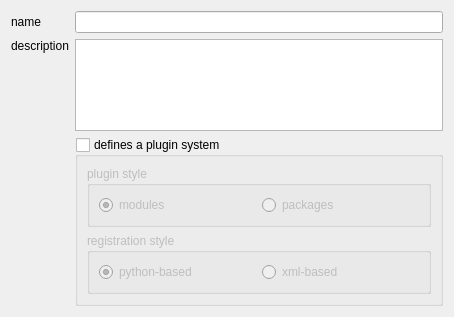
<?xml version="1.0" encoding="UTF-8"?>
<ui version="4.0">
 <class>PackageOptions</class>
 <widget class="QWizardPage" name="PackageOptions">
  <property name="geometry">
   <rect>
    <x>0</x>
    <y>0</y>
    <width>454</width>
    <height>317</height>
   </rect>
  </property>
  <property name="minimumSize">
   <size>
    <width>450</width>
    <height>0</height>
   </size>
  </property>
  <property name="windowTitle">
   <string>PackageOptions</string>
  </property>
  <property name="title">
   <string>Package Options</string>
  </property>
  <layout class="QGridLayout" name="gridLayout_4">
   <item row="0" column="0">
    <widget class="QLabel" name="uiModuleLBL">
     <property name="text">
      <string>name</string>
     </property>
    </widget>
   </item>
   <item row="0" column="1">
    <widget class="QLineEdit" name="uiModuleTXT"/>
   </item>
   <item row="1" column="0">
    <widget class="QLabel" name="uIDescriptionLBL">
     <property name="text">
      <string>description</string>
     </property>
     <property name="alignment">
      <set>Qt::AlignLeading|Qt::AlignLeft|Qt::AlignTop</set>
     </property>
    </widget>
   </item>
   <item row="1" column="1">
    <widget class="QTextEdit" name="uiDescriptionTXT"/>
   </item>
   <item row="2" column="1">
    <widget class="QGroupBox" name="uiPluginCHK">
     <property name="toolTip">
      <string>&lt;!DOCTYPE HTML PUBLIC &quot;-//W3C//DTD HTML 4.0//EN&quot; &quot;http://www.w3.org/TR/REC-html40/strict.dtd&quot;&gt;
&lt;html&gt;&lt;head&gt;&lt;meta name=&quot;qrichtext&quot; content=&quot;1&quot; /&gt;&lt;style type=&quot;text/css&quot;&gt;
p, li { white-space: pre-wrap; }
&lt;/style&gt;&lt;/head&gt;&lt;body style=&quot; font-family:'MS Shell Dlg 2'; font-size:8.25pt; font-weight:400; font-style:normal;&quot;&gt;
&lt;p style=&quot; margin-top:0px; margin-bottom:0px; margin-left:0px; margin-right:0px; -qt-block-indent:0; text-indent:0px;&quot;&gt;&lt;span style=&quot; font-weight:600;&quot;&gt;Defines a Plugin System&lt;/span&gt;&lt;/p&gt;
&lt;p style=&quot;-qt-paragraph-type:empty; margin-top:0px; margin-bottom:0px; margin-left:0px; margin-right:0px; -qt-block-indent:0; text-indent:0px; font-weight:600;&quot;&gt;&lt;/p&gt;
&lt;p style=&quot; margin-top:0px; margin-bottom:0px; margin-left:0px; margin-right:0px; -qt-block-indent:0; text-indent:0px;&quot;&gt;Choosing this option will initialize your package with code for loading and retrieving sub-modules or sub-packages as a managed plugin based group&lt;/p&gt;&lt;/body&gt;&lt;/html&gt;</string>
     </property>
     <property name="title">
      <string>defines a plugin system</string>
     </property>
     <property name="checkable">
      <bool>true</bool>
     </property>
     <property name="checked">
      <bool>false</bool>
     </property>
     <layout class="QGridLayout" name="gridLayout_3">
      <item row="0" column="0">
       <widget class="QGroupBox" name="uiPluginStyleGRP">
        <property name="title">
         <string>plugin style</string>
        </property>
        <layout class="QGridLayout" name="gridLayout">
         <item row="0" column="0">
          <widget class="QRadioButton" name="uiModuleCHK">
           <property name="toolTip">
            <string>&lt;!DOCTYPE HTML PUBLIC &quot;-//W3C//DTD HTML 4.0//EN&quot; &quot;http://www.w3.org/TR/REC-html40/strict.dtd&quot;&gt;
&lt;html&gt;&lt;head&gt;&lt;meta name=&quot;qrichtext&quot; content=&quot;1&quot; /&gt;&lt;style type=&quot;text/css&quot;&gt;
p, li { white-space: pre-wrap; }
&lt;/style&gt;&lt;/head&gt;&lt;body style=&quot; font-family:'MS Shell Dlg 2'; font-size:8.25pt; font-weight:400; font-style:normal;&quot;&gt;
&lt;p style=&quot; margin-top:0px; margin-bottom:0px; margin-left:0px; margin-right:0px; -qt-block-indent:0; text-indent:0px;&quot;&gt;&lt;span style=&quot; font-weight:600;&quot;&gt;Modules&lt;/span&gt;&lt;/p&gt;
&lt;p style=&quot;-qt-paragraph-type:empty; margin-top:0px; margin-bottom:0px; margin-left:0px; margin-right:0px; -qt-block-indent:0; text-indent:0px; font-weight:600;&quot;&gt;&lt;/p&gt;
&lt;p style=&quot; margin-top:0px; margin-bottom:0px; margin-left:0px; margin-right:0px; -qt-block-indent:0; text-indent:0px;&quot;&gt;Choosing this option will initialize your plugin system to look for sub-modules.  This means that your plugin code will be created as more python module files within your package.&lt;/p&gt;
&lt;p style=&quot;-qt-paragraph-type:empty; margin-top:0px; margin-bottom:0px; margin-left:0px; margin-right:0px; -qt-block-indent:0; text-indent:0px;&quot;&gt;&lt;/p&gt;
&lt;p style=&quot; margin-top:0px; margin-bottom:0px; margin-left:0px; margin-right:0px; -qt-block-indent:0; text-indent:0px;&quot;&gt;This option is better for simpler plugins, that do not have or will not require more than 1 python module to define a single plugin.&lt;/p&gt;&lt;/body&gt;&lt;/html&gt;</string>
           </property>
           <property name="text">
            <string>modules</string>
           </property>
           <property name="checked">
            <bool>true</bool>
           </property>
          </widget>
         </item>
         <item row="0" column="1">
          <widget class="QRadioButton" name="uiPackageCHK">
           <property name="toolTip">
            <string>&lt;!DOCTYPE HTML PUBLIC &quot;-//W3C//DTD HTML 4.0//EN&quot; &quot;http://www.w3.org/TR/REC-html40/strict.dtd&quot;&gt;
&lt;html&gt;&lt;head&gt;&lt;meta name=&quot;qrichtext&quot; content=&quot;1&quot; /&gt;&lt;style type=&quot;text/css&quot;&gt;
p, li { white-space: pre-wrap; }
&lt;/style&gt;&lt;/head&gt;&lt;body style=&quot; font-family:'MS Shell Dlg 2'; font-size:8.25pt; font-weight:400; font-style:normal;&quot;&gt;
&lt;p style=&quot; margin-top:0px; margin-bottom:0px; margin-left:0px; margin-right:0px; -qt-block-indent:0; text-indent:0px;&quot;&gt;&lt;span style=&quot; font-weight:600;&quot;&gt;Packages&lt;/span&gt;&lt;/p&gt;
&lt;p style=&quot;-qt-paragraph-type:empty; margin-top:0px; margin-bottom:0px; margin-left:0px; margin-right:0px; -qt-block-indent:0; text-indent:0px; font-weight:600;&quot;&gt;&lt;/p&gt;
&lt;p style=&quot; margin-top:0px; margin-bottom:0px; margin-left:0px; margin-right:0px; -qt-block-indent:0; text-indent:0px;&quot;&gt;Choosing this option will initialize your plugin system as looking for sub-packages to define a new plugin.&lt;/p&gt;
&lt;p style=&quot;-qt-paragraph-type:empty; margin-top:0px; margin-bottom:0px; margin-left:0px; margin-right:0px; -qt-block-indent:0; text-indent:0px;&quot;&gt;&lt;/p&gt;
&lt;p style=&quot; margin-top:0px; margin-bottom:0px; margin-left:0px; margin-right:0px; -qt-block-indent:0; text-indent:0px;&quot;&gt;This option is useful when your plugins are going to be more complex than a single python module will allow.&lt;/p&gt;&lt;/body&gt;&lt;/html&gt;</string>
           </property>
           <property name="text">
            <string>packages</string>
           </property>
          </widget>
         </item>
        </layout>
       </widget>
      </item>
      <item row="1" column="0">
       <widget class="QGroupBox" name="uiRegistrationStyleGRP">
        <property name="title">
         <string>registration style</string>
        </property>
        <layout class="QGridLayout" name="gridLayout_2">
         <item row="0" column="1">
          <widget class="QRadioButton" name="uiPythonBasedCHK">
           <property name="toolTip">
            <string>&lt;!DOCTYPE HTML PUBLIC &quot;-//W3C//DTD HTML 4.0//EN&quot; &quot;http://www.w3.org/TR/REC-html40/strict.dtd&quot;&gt;
&lt;html&gt;&lt;head&gt;&lt;meta name=&quot;qrichtext&quot; content=&quot;1&quot; /&gt;&lt;style type=&quot;text/css&quot;&gt;
p, li { white-space: pre-wrap; }
&lt;/style&gt;&lt;/head&gt;&lt;body style=&quot; font-family:'MS Shell Dlg 2'; font-size:8.25pt; font-weight:400; font-style:normal;&quot;&gt;
&lt;p style=&quot; margin-top:0px; margin-bottom:0px; margin-left:0px; margin-right:0px; -qt-block-indent:0; text-indent:0px;&quot;&gt;&lt;span style=&quot; font-weight:600;&quot;&gt;Python Based Registration&lt;/span&gt;&lt;/p&gt;
&lt;p style=&quot;-qt-paragraph-type:empty; margin-top:0px; margin-bottom:0px; margin-left:0px; margin-right:0px; -qt-block-indent:0; text-indent:0px; font-weight:600;&quot;&gt;&lt;/p&gt;
&lt;p style=&quot; margin-top:0px; margin-bottom:0px; margin-left:0px; margin-right:0px; -qt-block-indent:0; text-indent:0px;&quot;&gt;Choosing this option will initialize your system to import your plugins as the means for registration.&lt;/p&gt;
&lt;p style=&quot;-qt-paragraph-type:empty; margin-top:0px; margin-bottom:0px; margin-left:0px; margin-right:0px; -qt-block-indent:0; text-indent:0px;&quot;&gt;&lt;/p&gt;
&lt;p style=&quot; margin-top:0px; margin-bottom:0px; margin-left:0px; margin-right:0px; -qt-block-indent:0; text-indent:0px;&quot;&gt;This approach is simpler and more straight forward, however loads all plugins into memory immediately and can be slower.&lt;/p&gt;&lt;/body&gt;&lt;/html&gt;</string>
           </property>
           <property name="text">
            <string>python-based</string>
           </property>
           <property name="checked">
            <bool>true</bool>
           </property>
          </widget>
         </item>
         <item row="0" column="2">
          <widget class="QRadioButton" name="uiXmlBasedCHK">
           <property name="enabled">
            <bool>false</bool>
           </property>
           <property name="toolTip">
            <string>&lt;!DOCTYPE HTML PUBLIC &quot;-//W3C//DTD HTML 4.0//EN&quot; &quot;http://www.w3.org/TR/REC-html40/strict.dtd&quot;&gt;
&lt;html&gt;&lt;head&gt;&lt;meta name=&quot;qrichtext&quot; content=&quot;1&quot; /&gt;&lt;style type=&quot;text/css&quot;&gt;
p, li { white-space: pre-wrap; }
&lt;/style&gt;&lt;/head&gt;&lt;body style=&quot; font-family:'MS Shell Dlg 2'; font-size:8.25pt; font-weight:400; font-style:normal;&quot;&gt;
&lt;p style=&quot; margin-top:0px; margin-bottom:0px; margin-left:0px; margin-right:0px; -qt-block-indent:0; text-indent:0px;&quot;&gt;&lt;span style=&quot; font-weight:600;&quot;&gt;XML-Based Registration&lt;/span&gt;&lt;/p&gt;
&lt;p style=&quot;-qt-paragraph-type:empty; margin-top:0px; margin-bottom:0px; margin-left:0px; margin-right:0px; -qt-block-indent:0; text-indent:0px; font-weight:600;&quot;&gt;&lt;/p&gt;
&lt;p style=&quot; margin-top:0px; margin-bottom:0px; margin-left:0px; margin-right:0px; -qt-block-indent:0; text-indent:0px;&quot;&gt;The XML based registration is only availabe for Packaged plugins, and is more useful for when you want to define more complex registration information.&lt;/p&gt;
&lt;p style=&quot;-qt-paragraph-type:empty; margin-top:0px; margin-bottom:0px; margin-left:0px; margin-right:0px; -qt-block-indent:0; text-indent:0px;&quot;&gt;&lt;/p&gt;
&lt;p style=&quot; margin-top:0px; margin-bottom:0px; margin-left:0px; margin-right:0px; -qt-block-indent:0; text-indent:0px;&quot;&gt;It will not import your plugins immediately by only reading the registration information via an XML file, however it will be up to you to define the precise nature of the information you wish to register.&lt;/p&gt;
&lt;p style=&quot;-qt-paragraph-type:empty; margin-top:0px; margin-bottom:0px; margin-left:0px; margin-right:0px; -qt-block-indent:0; text-indent:0px;&quot;&gt;&lt;/p&gt;
&lt;p style=&quot; margin-top:0px; margin-bottom:0px; margin-left:0px; margin-right:0px; -qt-block-indent:0; text-indent:0px;&quot;&gt;This is a more complex registration system, but improves load time and debugging options.&lt;/p&gt;&lt;/body&gt;&lt;/html&gt;</string>
           </property>
           <property name="text">
            <string>xml-based</string>
           </property>
           <property name="checked">
            <bool>false</bool>
           </property>
          </widget>
         </item>
        </layout>
       </widget>
      </item>
     </layout>
    </widget>
   </item>
  </layout>
 </widget>
 <resources/>
 <connections>
  <connection>
   <sender>uiPackageCHK</sender>
   <signal>toggled(bool)</signal>
   <receiver>uiXmlBasedCHK</receiver>
   <slot>setEnabled(bool)</slot>
   <hints>
    <hint type="sourcelabel">
     <x>260</x>
     <y>87</y>
    </hint>
    <hint type="destinationlabel">
     <x>264</x>
     <y>144</y>
    </hint>
   </hints>
  </connection>
 </connections>
</ui>
